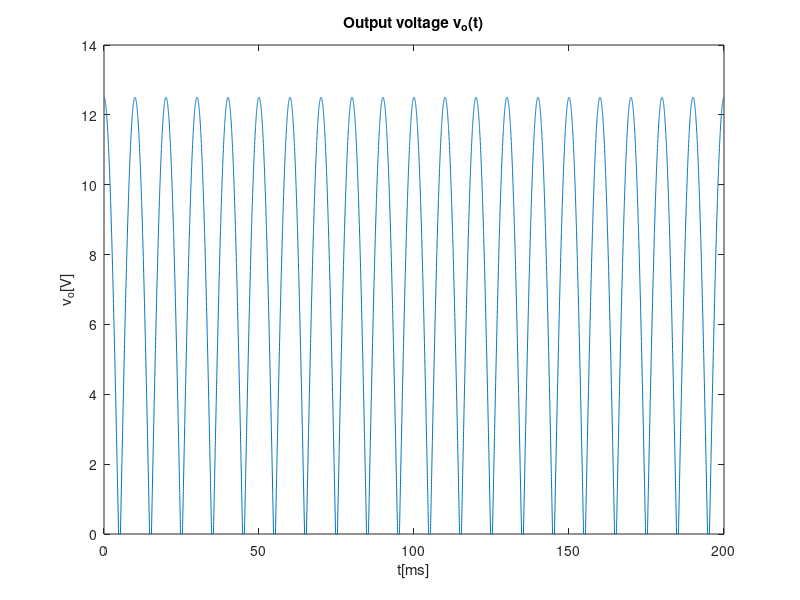
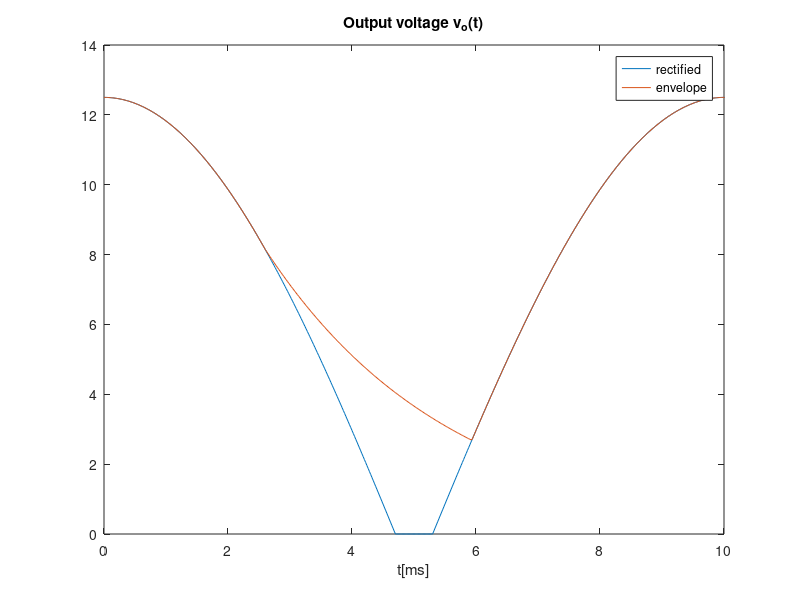
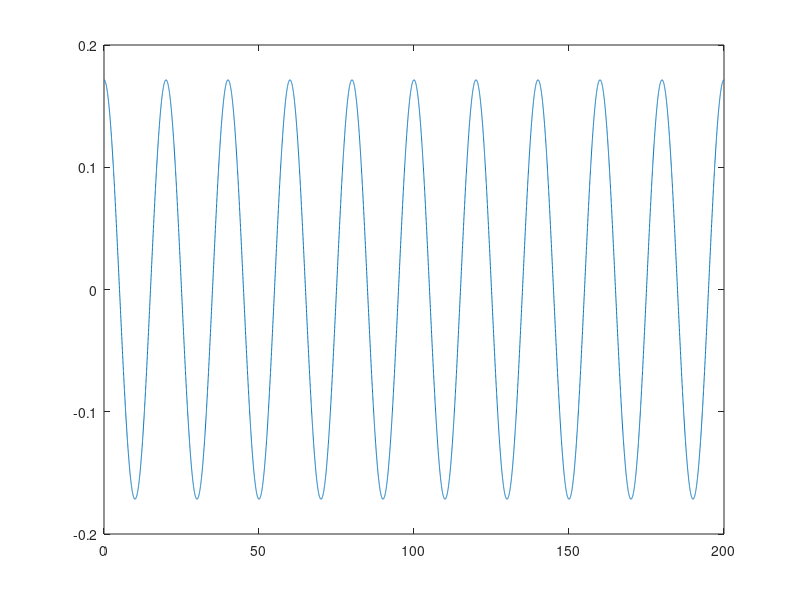

These charts were generated, in order, by the following MATLAB code:
close all 
clear all
vT=25e-3;
f=50;
w=2*pi*f;
RON=80;
R=1.5e3;
C=2e-6;
vON=0.65;

t=linspace(0, 0.2, 10000);
A = 13.8;
vS=A*cos(w*t);
vOhr= zeros(1,length(t));
for i=1:length(t)
  if(vS(i) >= 2*vON)
    vOhr(i) = vS(i) - 2*vON;
  elseif (vS(i)<= -2*vON)
    vOhr(i) = -vS(i) - 2*vON;
  else
    vOhr(i) = 0;
  endif 
endfor

figure
plot(t*1000, vOhr)
title("Output voltage v_o(t)")
xlabel ("t[ms]")
ylabel ("v_o[V]")
print ("vo.eps", "-depsc");

%envelope detector
tOFF=atan(1/(w*R*C))/w
	 
vOnexp = (A*cos(w*tOFF)- 2*vON)*exp(-(t-tOFF)/(R*C));

figure

plot(t*1000, vOhr)
hold
T=1/f
for i=1:length(t)
if t(i) < tOFF
	vO(i) = vOhr(i);
  elseif vOnexp(i) > vOhr(i)
   vO(i) = vOnexp(i);
  else 
    vO(i) = vOhr(i);
  endif
endfor

plot(t*1000, vO)
axis ([0 10])
title("Output voltage v_o(t)")
xlabel ("t[ms]")
legend("rectified","envelope")
print ("venvlope.eps", "-depsc");



%lpf response
Is=1e-12;
vT=25e-3;
vON=0.65;
Vd = 12/20;
vlim =20*vON;
rd=vT/(Is*exp(Vd/vT))
vo =20*rd/(R+20*rd) *A* cos(w*t);
figure;
title("Output voltage v_o(t)")
xlabel ("t[ms]")
ylabel ("v_{lpf}[V]")
%limit
for i=1:length(t)
  if vO(i) > vlim
    vO(i) = vlim;
  elseif vO(i) < -vlim
    vO(i) = -vlim;
  endif
endfor
  VO=3*vON;
vO=VO+vo;
plot(t*1000, vo);
print ("vrec.eps", "-depsc");
